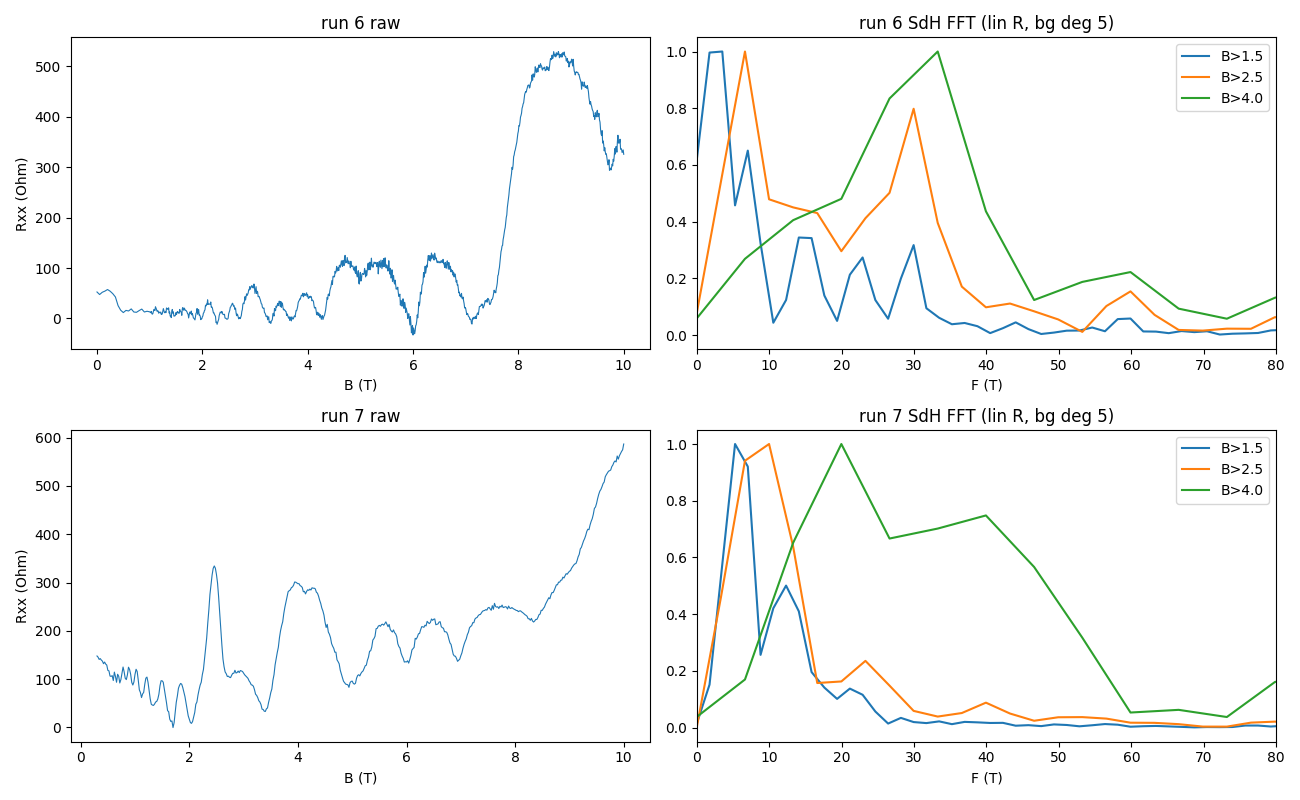

This chart was generated by the following Python code:
"""First read of SdH spot checks runs 6 (electron, n=+3.2e12, B 0->10) and 7 (hole, n=-1.2e12, B 10->0.3)."""
import sys, numpy as np, matplotlib
matplotlib.use("Agg"); import matplotlib.pyplot as plt
from hera.analysis import open_run, resolve_channels, sdh_fft, sdh_onset, SdhOnsetError, summarize_run
fig, ax = plt.subplots(2, 2, figsize=(13, 8))
for k, rid in enumerate([6, 7]):
    r = open_run(f"data/{rid}")
    print(summarize_run(r)); print("comments:", r.meta["comments"])
    ch = {c.cid: c for c in resolve_channels(r.meta)}
    B = r.col("magnet_field"); I = r.col("sr0_X")/ch["sr0"].gain; R = (r.col("sr1_X")/ch["sr1"].gain)/I
    T = r.col("T_sample"); itg = r.col("k_2400_tg_curr"); ibg = r.col("k_2400_bg_curr")
    sens = r.meta["instruments"].get("sr1", {}).get("sensitivity") if isinstance(r.meta.get("instruments"), dict) else None
    print(f"run {rid}: {len(B)} pts, B {B.min():.3f}..{B.max():.3f}, R {R.min():.1f}..{R.max():.1f} Ohm, I {I.min()*1e9:.2f}..{I.max()*1e9:.2f} nA, T {T.mean():.3f}±{T.std():.3f}, Itg {itg.min()*1e12:+.0f}..{itg.max()*1e12:+.0f} pA, Ibg {ibg.min()*1e12:+.0f}..{ibg.max()*1e12:+.0f} pA, sr1 sens {sens}")
    o = np.argsort(B); B, R = B[o], R[o]
    ax[k,0].plot(B, R, "-", lw=0.8); ax[k,0].set_xlabel("B (T)"); ax[k,0].set_ylabel("Rxx (Ohm)"); ax[k,0].set_title(f"run {rid} raw")
    m = B > 1.0
    try:
        so = sdh_onset(R[m], B[m], r_full_scale=50e-6/10e-9)
        print(so.summary())
    except SdhOnsetError as e:
        print("sdh_onset:", e)
    for lo in [1.5, 2.5, 4.0]:
        f, sp = sdh_fft(R[m][:, None], B[m], b_range=(lo, B.max()), bg_degree=5, log=False)
        s = sp[0]; ax[k,1].plot(f, s/s[f>3].max(), label=f"B>{lo}")
        pk = f[(f>3)][np.argsort(s[f>3])[-4:]]
        print(f"  fft B>{lo}: top freqs {np.round(np.sort(pk),1)} T")
    ax[k,1].set_xlim(0, 80); ax[k,1].set_xlabel("F (T)"); ax[k,1].legend(); ax[k,1].set_title(f"run {rid} SdH FFT (lin R, bg deg 5)")
    # also dR/dB style: residual after polyfit plot inset
fig.tight_layout(); fig.savefig("hera_scratch/sdh_spot_read.png", dpi=100); print("saved")
